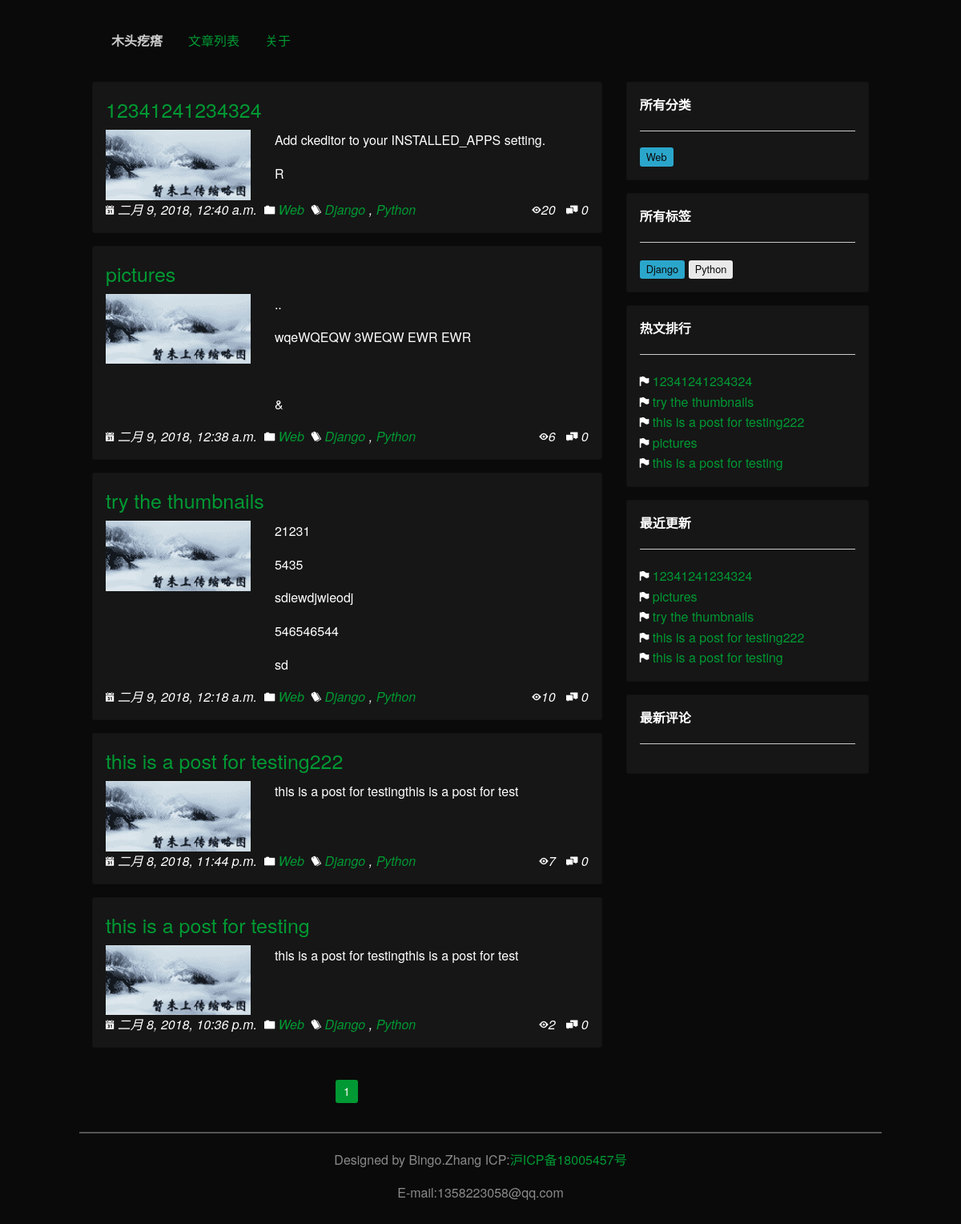
The page / on the database its author committed.
### mysite/models.py (models this page shows, shortened)
class WebSettings(models.Model):
    web_name=models.CharField(max_length=250,verbose_name='网站名称')
    web_footer_body=RichTextUploadingField(verbose_name='网站底部信息')
    active=models.BooleanField(default=True)
    class Meta:
        verbose_name='网站基本信息设置'
        verbose_name_plural='网站基本信息设置'

class Post(models.Model):
    STATUS_CHOICES=(('draft','Draft'),('published','Published'),)
    title=models.CharField(max_length=250,verbose_name='文章标题')
    post_thumb=models.ImageField(upload_to='photos/thumbs/%Y/%m/%d/',blank=True,null=True,verbose_name='文章缩略图',help_text='请上传186*90像素图片，用于本文章缩略图')
    category=models.ForeignKey(Category,on_delete=models.CASCADE,verbose_name='类别')
    tags=models.ManyToManyField(Tag,blank=True,verbose_name='标签',help_text='标签数量控制在四个以内')
    author=models.ForeignKey(User,on_delete=models.CASCADE,related_name='mysite_posts',verbose_name='作者')
    body=RichTextUploadingField(default='',verbose_name='正文')
    publish=models.DateTimeField(default=timezone.now,verbose_name='发布时间')
    created_time=models.DateTimeField(auto_now_add=True)
    updated_time=models.DateTimeField(auto_now=True)
    status=models.CharField(max_length=10,choices=STATUS_CHOICES,default='published',verbose_name='文章状态')
    views=models.PositiveIntegerField(default=0,verbose_name='默认阅读数量')
    objects=models.Manager()
    published=PublishedManager()
    class Meta:
        ordering=('-created_time',)
        verbose_name='文章'
        verbose_name_plural='文章'
    def get_absolute_url(self):
        return reverse('mysite:post_detail',args=[self.publish.year,
                                                  self.publish.strftime('%m'),
                                                  self.publish.strftime('%d'),
                                                  self.id])

class Category(models.Model):
    name=models.CharField(max_length=100,verbose_name='添加分类')
    def __str__(self):
        return self.name
    class Meta:
        verbose_name='分类'
        verbose_name_plural='分类'

class Tag(models.Model):
    name=models.CharField(max_length=100,verbose_name='添加标签项')
    class Meta:
        verbose_name='标签'
        verbose_name_plural='标签'

### mysite/views.py (the view)
# urls.py: path('',views.post_list,name='post_list'),
def post_list(request,tag_slug=None,cate_slug=None):
    object_list=Post.published.all()
    tag,cate=None,None
    re_htm='index.html'
    selected='index'
    host_posts=Post.published.order_by('-views')[:10]
    recent_posts=Post.published.order_by('-publish')[:10]
    comments_last=Comment.objects.filter(active=True).order_by('-created_time',)[:10]
    if tag_slug:
        tag=get_object_or_404(Tag,id=tag_slug)
        object_list=object_list.filter(tags__in=[tag])
    if cate_slug:
        cate=get_object_or_404(Category,id=cate_slug)
        object_list=object_list.filter(category=cate).order_by('-publish')
    posts_count=object_list.count()
    paginator=Paginator(object_list,5)
    page=request.GET.get('page')
    try:
        posts=paginator.page(page)
    except PageNotAnInteger:
        posts=paginator.page(1)
    except EmptyPage:
        posts=paginator.page(paginator.num_pages)
    return render(request,re_htm,{'page':page,
                                       'posts':posts,
                                       'posts_count':posts_count,
                                       'tag':tag,
                                       'cate':cate,
                                       'section':selected,
                                       'host_posts':host_posts,
                                       'recent_posts':recent_posts,
                                       'cates_list':cates_list,
                                       'comments_last':comments_last,
                                       'tags_list':tags_list,
                                       'tags_color':tags_color,
                                       'web_settings':web_settings,})

### mysite/models.py (called while the page is built)
    def get_queryset(self):
        return super(PublishedManager, self).get_queryset().filter(status='published')

### mysite/templates/index.html (shortened to what this page needs)
﻿{% extends 'base.html' %}
{% load thumbnail %}
{% load static %}
{% block contents %}
<div class="grid-container">
    <div class="grid-x grid-padding-x">
        <div class="small-12 medium-8 large-8 cell" style="">
            {% for post in posts %}
            <div class="callout">
                <h4><a href="{{ post.get_absolute_url }}" target="_blank">{{ post.title }}</a></h4>
                <div class="grid-x grid-padding-x">
                    <div class="medium-4 large-4 cell hide-for-small-only">
                    {% if post.post_thumb %}
                        {% thumbnail post.post_thumb '186x90' crop="80% top" as im %}
                        <img src="{{ im.url }}">
                        {% endthumbnail %}
                    {% else %}
                        <img src="{% static 'img/thumb-default-01.gif' %}">
                    {% endif %}
                    </div>
                    <div class="small-12 medium-8 large-8 cell">
                       {{ post.body|striptags|safe|truncatechars:49|linebreaks }}
                    </div>
                </div>
                <span class=""><i class="fi-calendar">&nbsp;{{ post.created_time }}</i></span>
                <span>&nbsp;<i class="fi-folder">&nbsp;<a href="{% url 'mysite:post_list_by_cate' cate_slug=post.category.id %}">{{ post.category }}</a></i></span>
                <span class="hide-for-small-only">&nbsp;<i class="fi-pricetag-multiple">
                {% for tag in post.tags.all %}
                    <a href="{% url 'mysite:post_list_by_tag' tag_slug=tag.id %}">{{ tag.name }}</a>
                    {% if not forloop.last %},{% endif %}
                {% endfor %}
                </i></span>
                <span class="" style="float:right"><i class="fi-eye">{{ post.views }}</i>&nbsp;&nbsp;&nbsp;<i class="fi-comments">&nbsp;{{ post.comments.count }}</i></span>
            </div>
            {% endfor %}
           {% include 'pagination.html' with page=posts %}
        </div>
        {% include 'side-bar.html' %}
    </div>
</div>
{% endblock %}

### mysite/templates/base.html (shortened to what this page needs)
﻿{% load static %}
<!DOCTYPE html>
<html lang="en" xmlns="http://www.w3.org/1999/xhtml">
<head>
    <link rel="stylesheet" href="{% static 'css/foundation.css' %}">
    <link rel="stylesheet" href="{% static 'css/foundation-icons.css' %}">
    <link rel="stylesheet" href="{% static 'css/app.css' %}">
</head>
<body>
    <div class="off-canvas-wrapper" >
        <div class="off-canvas-content" data-off-canvas-content>
            <div class="grid-container">
                <div class="top-bar" id="responsive-menu">
                    <div class="top-bar-left">
                        <ul class="dropdown menu" data-dropdown-menu >
                            <li class="menu-text">{{ web_settings.web_name }}</li>
                            <li class="has-submenu ">
                                <a href="{% url 'mysite:post_list' %}" {% block target %}target="_parent"{% endblock%}>文章列表</a>
                            </li>
                            <li class="has-submenu">
                                <a href="{% url 'mysite:about' %}">关于</a>
                            </li>
                        </ul>
                    </div>
                </div>
            </div>
            <br />
            {% block contents %}{% endblock %}
            <hr style="border:1px solid #555 ;"/>
            <div class="footer text-center" style="">
                {{ web_settings.web_footer_body|safe }}
            </div>
            <br />
        </div>
    </div>
</body>
</html>

### mysite/templates/pagination.html (shortened to what this page needs)
﻿<ul class="pagination text-center" role="navigation" aria-label="Pagination">
    {% for pg in page.paginator.page_range %}
        {% if page.number == pg %}
            <li class="current"><span class="show-for-sr">You're on page</span>{{ page.number }}</li>
        {% else %}
            <li><a href="?page={{ pg }}" aria-label="Page {{ pg }}">{{ pg }}</a></li>
        {% endif %}
    {% endfor %}
</ul>

### mysite/templates/side-bar.html (shortened to what this page needs)
<div class="small-12 medium-4 large-4 cell">
            <div class="callout">
                <b>所有分类</b>
                <hr />
                {% for cate in cates_list %}
                    <a class=" side-inblock" href="{% url 'mysite:post_list_by_cate' cate_slug=cate.id %}">
                        <span class="label {% for tag_color in tags_color %}{% if cate.id == forloop.counter %}{{ tag_color }}{% endif %}{% endfor %}">
                        {{ cate.name }}
                        </span>
                    </a>
                {% endfor %}
            </div>
            <div class="callout side-inblock">
                <b>所有标签</b>
                <hr />
                {% for tag_c in tags_list %}
                    <a class=" side-inblock" href="{% url 'mysite:post_list_by_tag' tag_slug=tag_c.id %}">
                        <span class="label {% for tag_color in tags_color %}{% if tag_c.id == forloop.counter %}{{ tag_color }}{% endif %}{% endfor %}">
                        {{ tag_c.name }}
                        </span>
                    </a>
                {% endfor %}
            </div>
            <div class="callout">
                <b>热文排行</b>
                <hr />
                <ul class="no-bullet">
                    {% for post in host_posts %}
                    <li><i class="fi-flag">&nbsp;</i><a href="{{ post.get_absolute_url }}" target="_blank">{{ post.title }}</a></li>
                    {% endfor %}
                </ul>
            </div>
            <div class="callout">
                <b>最近更新</b>
                <hr />
                <ul class="no-bullet">
                    {% for post in recent_posts %}
                        <li><i class="fi-flag">&nbsp;</i><a href="{{ post.get_absolute_url }}" target="_blank">{{ post.title }}</a></li>
                    {% endfor %}
                </ul>
            </div>
            <div class="callout">
                <b>最新评论</b>
                <hr />
            </div>
        </div>

### rows shown on the page
WebSettings: web_name "木头疙瘩", web_footer_body "Designed by Bingo.Zhang ICP: 沪ICP备18005457号 E-mail:1358223058@qq.com"
Post: title "12341241234324", body "Add ckeditor to your INSTALLED_APPS setting. R", created_time "二月 9, 2018, 12:40 a.m.", category "Web", views "20", comments.count "0"
Tag: name "Django"
Tag: name "Python"
Post: title "pictures", body ".. wqeWQEQW 3WEQW EWR EWR &", created_time "二月 9, 2018, 12:38 a.m.", category "Web", views "6", comments.count "0"
Post: title "try the thumbnails", body "21231 5435 sdiewdjwieodj 546546544 sd", created_time "二月 9, 2018, 12:18 a.m.", category "Web", views "10", comments.count "0"
Post: title "this is a post for testing222", body "this is a post for testingthis is a post for test", created_time "二月 8, 2018, 11:44 p.m.", category "Web", views "7", comments.count "0"
Post: title "this is a post for testing", body "this is a post for testingthis is a post for test", created_time "二月 8, 2018, 10:36 p.m.", category "Web", views "2", comments.count "0"
Category: name "Web"

### other values the page prints
{{ page.number }} "1"
